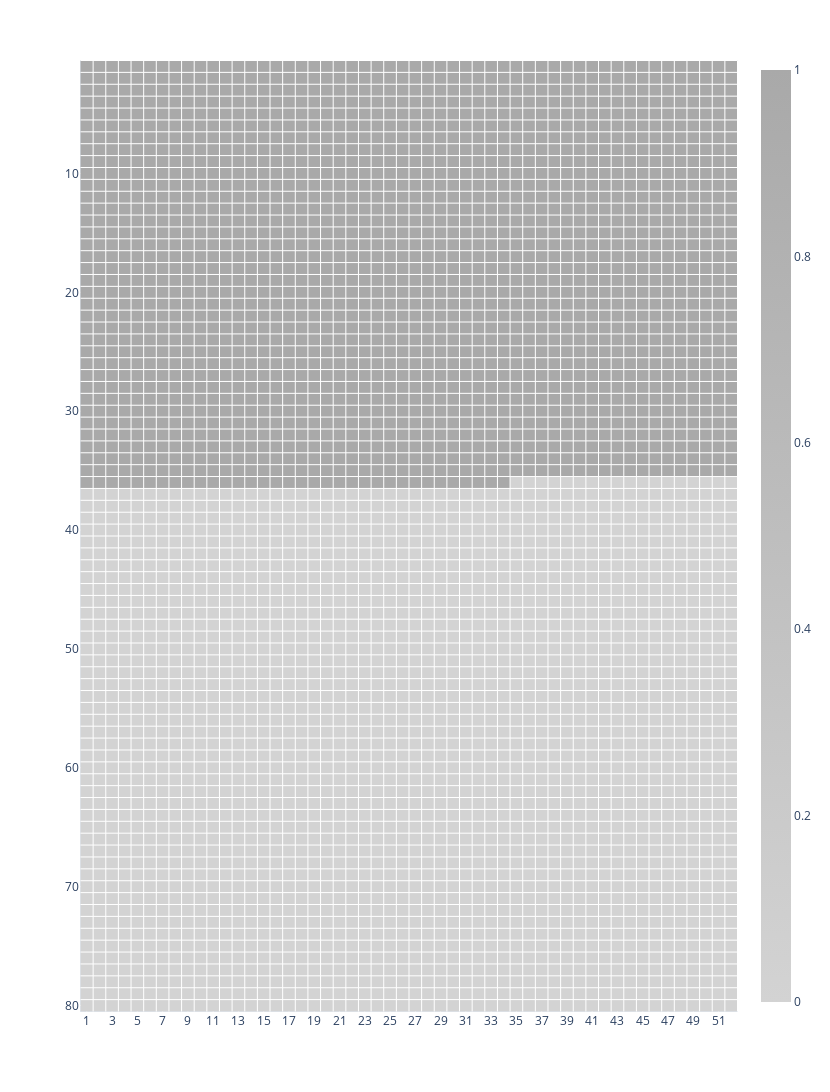

Write notebook code for a chart like this one.
### Markdown cell above
#### Test con Plotly

### Code cell
import plotly.express as px

cell_size = 15
row_title_width = 50
width = cell_size*len(df_cal.columns) + row_title_width
height = cell_size*len(df_cal.index)

fig = px.imshow(df_cal, width=width, height=height, color_continuous_scale=['lightgrey', 'darkgrey'])

for i in range(len(df_cal.columns)):
    fig.add_shape(type="line", x0=0.5 + i, y0=0.5, x1=0.5 + i, y1=len(df_cal.index) + 0.5, line=dict(color="white", width=1))

for i in range(len(df_cal.index)):
    fig.add_shape(type="line", x0=-0.5, y0=0.5 + i, x1=len(df_cal.columns) - 0.5, y1=0.5 + i, line=dict(color="white", width=1))


fig.show()

### Figure 1 — Plotly figure (JSON) as saved in the notebook; plotly's stock layout.template omitted (floating-point values rounded to 4 significant figures; data arrays with more than 128 entries replaced by an {"elided": "..."} marker saying what was removed)
{"data": [{"coloraxis": "coloraxis", "hovertemplate": "x: %{x}<br>y: %{y}<br>color: %{z}<extra></extra>", "name": "0", "type": "heatmap", "x": ["1", "2", "3", "4", "5", "6", "7", "8", "9", "10", "11", "12", "13", "14", "15", "16", "17", "18", "19", "20", "21", "22", "23", "24", "25", "26", "27", "28", "29", "30", "31", "32", "33", "34", "35", "36", "37", "38", "39", "40", "41", "42", "43", "44", "45", "46", "47", "48", "49", "50", "51", "52"], "xaxis": "x", "y": [1, 2, 3, 4, 5, 6, 7, 8, 9, 10, 11, 12, 13, 14, 15, 16, 17, 18, 19, 20, 21, 22, 23, 24, 25, 26, 27, 28, 29, 30, 31, 32, 33, 34, 35, 36, 37, 38, 39, 40, 41, 42, 43, 44, 45, 46, 47, 48, 49, 50, 51, 52, 53, 54, 55, 56, 57, 58, 59, 60, 61, 62, 63, 64, 65, 66, 67, 68, 69, 70, 71, 72, 73, 74, 75, 76, 77, 78, 79, 80], "yaxis": "y", "z": {"elided": "80x52 int values"}}], "layout": {"coloraxis": {"colorscale": [[0, "lightgrey"], [1, "darkgrey"]]}, "height": 1200, "margin": {"t": 60}, "shapes": [{"line": {"color": "white", "width": 1}, "type": "line", "x0": 0.5, "x1": 0.5, "y0": 0.5, "y1": 80.5}, {"line": {"color": "white", "width": 1}, "type": "line", "x0": 1.5, "x1": 1.5, "y0": 0.5, "y1": 80.5}, {"line": {"color": "white", "width": 1}, "type": "line", "x0": 2.5, "x1": 2.5, "y0": 0.5, "y1": 80.5}, {"line": {"color": "white", "width": 1}, "type": "line", "x0": 3.5, "x1": 3.5, "y0": 0.5, "y1": 80.5}, {"line": {"color": "white", "width": 1}, "type": "line", "x0": 4.5, "x1": 4.5, "y0": 0.5, "y1": 80.5}, {"line": {"color": "white", "width": 1}, "type": "line", "x0": 5.5, "x1": 5.5, "y0": 0.5, "y1": 80.5}, {"line": {"color": "white", "width": 1}, "type": "line", "x0": 6.5, "x1": 6.5, "y0": 0.5, "y1": 80.5}, {"line": {"color": "white", "width": 1}, "type": "line", "x0": 7.5, "x1": 7.5, "y0": 0.5, "y1": 80.5}, {"line": {"color": "white", "width": 1}, "type": "line", "x0": 8.5, "x1": 8.5, "y0": 0.5, "y1": 80.5}, {"line": {"color": "white", "width": 1}, "type": "line", "x0": 9.5, "x1": 9.5, "y0": 0.5, "y1": 80.5}, {"line": {"color": "white", "width": 1}, "type": "line", "x0": 10.5, "x1": 10.5, "y0": 0.5, "y1": 80.5}, {"line": {"color": "white", "width": 1}, "type": "line", "x0": 11.5, "x1": 11.5, "y0": 0.5, "y1": 80.5}, {"line": {"color": "white", "width": 1}, "type": "line", "x0": 12.5, "x1": 12.5, "y0": 0.5, "y1": 80.5}, {"line": {"color": "white", "width": 1}, "type": "line", "x0": 13.5, "x1": 13.5, "y0": 0.5, "y1": 80.5}, {"line": {"color": "white", "width": 1}, "type": "line", "x0": 14.5, "x1": 14.5, "y0": 0.5, "y1": 80.5}, {"line": {"color": "white", "width": 1}, "type": "line", "x0": 15.5, "x1": 15.5, "y0": 0.5, "y1": 80.5}, {"line": {"color": "white", "width": 1}, "type": "line", "x0": 16.5, "x1": 16.5, "y0": 0.5, "y1": 80.5}, {"line": {"color": "white", "width": 1}, "type": "line", "x0": 17.5, "x1": 17.5, "y0": 0.5, "y1": 80.5}, {"line": {"color": "white", "width": 1}, "type": "line", "x0": 18.5, "x1": 18.5, "y0": 0.5, "y1": 80.5}, {"line": {"color": "white", "width": 1}, "type": "line", "x0": 19.5, "x1": 19.5, "y0": 0.5, "y1": 80.5}, {"line": {"color": "white", "width": 1}, "type": "line", "x0": 20.5, "x1": 20.5, "y0": 0.5, "y1": 80.5}, {"line": {"color": "white", "width": 1}, "type": "line", "x0": 21.5, "x1": 21.5, "y0": 0.5, "y1": 80.5}, {"line": {"color": "white", "width": 1}, "type": "line", "x0": 22.5, "x1": 22.5, "y0": 0.5, "y1": 80.5}, {"line": {"color": "white", "width": 1}, "type": "line", "x0": 23.5, "x1": 23.5, "y0": 0.5, "y1": 80.5}, {"line": {"color": "white", "width": 1}, "type": "line", "x0": 24.5, "x1": 24.5, "y0": 0.5, "y1": 80.5}, {"line": {"color": "white", "width": 1}, "type": "line", "x0": 25.5, "x1": 25.5, "y0": 0.5, "y1": 80.5}, {"line": {"color": "white", "width": 1}, "type": "line", "x0": 26.5, "x1": 26.5, "y0": 0.5, "y1": 80.5}, {"line": {"color": "white", "width": 1}, "type": "line", "x0": 27.5, "x1": 27.5, "y0": 0.5, "y1": 80.5}, {"line": {"color": "white", "width": 1}, "type": "line", "x0": 28.5, "x1": 28.5, "y0": 0.5, "y1": 80.5}, {"line": {"color": "white", "width": 1}, "type": "line", "x0": 29.5, "x1": 29.5, "y0": 0.5, "y1": 80.5}, {"line": {"color": "white", "width": 1}, "type": "line", "x0": 30.5, "x1": 30.5, "y0": 0.5, "y1": 80.5}, {"line": {"color": "white", "width": 1}, "type": "line", "x0": 31.5, "x1": 31.5, "y0": 0.5, "y1": 80.5}, {"line": {"color": "white", "width": 1}, "type": "line", "x0": 32.5, "x1": 32.5, "y0": 0.5, "y1": 80.5}, {"line": {"color": "white", "width": 1}, "type": "line", "x0": 33.5, "x1": 33.5, "y0": 0.5, "y1": 80.5}, {"line": {"color": "white", "width": 1}, "type": "line", "x0": 34.5, "x1": 34.5, "y0": 0.5, "y1": 80.5}, {"line": {"color": "white", "width": 1}, "type": "line", "x0": 35.5, "x1": 35.5, "y0": 0.5, "y1": 80.5}, {"line": {"color": "white", "width": 1}, "type": "line", "x0": 36.5, "x1": 36.5, "y0": 0.5, "y1": 80.5}, {"line": {"color": "white", "width": 1}, "type": "line", "x0": 37.5, "x1": 37.5, "y0": 0.5, "y1": 80.5}, {"line": {"color": "white", "width": 1}, "type": "line", "x0": 38.5, "x1": 38.5, "y0": 0.5, "y1": 80.5}, {"line": {"color": "white", "width": 1}, "type": "line", "x0": 39.5, "x1": 39.5, "y0": 0.5, "y1": 80.5}, {"line": {"color": "white", "width": 1}, "type": "line", "x0": 40.5, "x1": 40.5, "y0": 0.5, "y1": 80.5}, {"line": {"color": "white", "width": 1}, "type": "line", "x0": 41.5, "x1": 41.5, "y0": 0.5, "y1": 80.5}, {"line": {"color": "white", "width": 1}, "type": "line", "x0": 42.5, "x1": 42.5, "y0": 0.5, "y1": 80.5}, {"line": {"color": "white", "width": 1}, "type": "line", "x0": 43.5, "x1": 43.5, "y0": 0.5, "y1": 80.5}, {"line": {"color": "white", "width": 1}, "type": "line", "x0": 44.5, "x1": 44.5, "y0": 0.5, "y1": 80.5}, {"line": {"color": "white", "width": 1}, "type": "line", "x0": 45.5, "x1": 45.5, "y0": 0.5, "y1": 80.5}, {"line": {"color": "white", "width": 1}, "type": "line", "x0": 46.5, "x1": 46.5, "y0": 0.5, "y1": 80.5}, {"line": {"color": "white", "width": 1}, "type": "line", "x0": 47.5, "x1": 47.5, "y0": 0.5, "y1": 80.5}, {"line": {"color": "white", "width": 1}, "type": "line", "x0": 48.5, "x1": 48.5, "y0": 0.5, "y1": 80.5}, {"line": {"color": "white", "width": 1}, "type": "line", "x0": 49.5, "x1": 49.5, "y0": 0.5, "y1": 80.5}, {"line": {"color": "white", "width": 1}, "type": "line", "x0": 50.5, "x1": 50.5, "y0": 0.5, "y1": 80.5}, {"line": {"color": "white", "width": 1}, "type": "line", "x0": 51.5, "x1": 51.5, "y0": 0.5, "y1": 80.5}, {"line": {"color": "white", "width": 1}, "type": "line", "x0": -0.5, "x1": 51.5, "y0": 0.5, "y1": 0.5}, {"line": {"color": "white", "width": 1}, "type": "line", "x0": -0.5, "x1": 51.5, "y0": 1.5, "y1": 1.5}, {"line": {"color": "white", "width": 1}, "type": "line", "x0": -0.5, "x1": 51.5, "y0": 2.5, "y1": 2.5}, {"line": {"color": "white", "width": 1}, "type": "line", "x0": -0.5, "x1": 51.5, "y0": 3.5, "y1": 3.5}, {"line": {"color": "white", "width": 1}, "type": "line", "x0": -0.5, "x1": 51.5, "y0": 4.5, "y1": 4.5}, {"line": {"color": "white", "width": 1}, "type": "line", "x0": -0.5, "x1": 51.5, "y0": 5.5, "y1": 5.5}, {"line": {"color": "white", "width": 1}, "type": "line", "x0": -0.5, "x1": 51.5, "y0": 6.5, "y1": 6.5}, {"line": {"color": "white", "width": 1}, "type": "line", "x0": -0.5, "x1": 51.5, "y0": 7.5, "y1": 7.5}, {"line": {"color": "white", "width": 1}, "type": "line", "x0": -0.5, "x1": 51.5, "y0": 8.5, "y1": 8.5}, {"line": {"color": "white", "width": 1}, "type": "line", "x0": -0.5, "x1": 51.5, "y0": 9.5, "y1": 9.5}, {"line": {"color": "white", "width": 1}, "type": "line", "x0": -0.5, "x1": 51.5, "y0": 10.5, "y1": 10.5}, {"line": {"color": "white", "width": 1}, "type": "line", "x0": -0.5, "x1": 51.5, "y0": 11.5, "y1": 11.5}, {"line": {"color": "white", "width": 1}, "type": "line", "x0": -0.5, "x1": 51.5, "y0": 12.5, "y1": 12.5}, {"line": {"color": "white", "width": 1}, "type": "line", "x0": -0.5, "x1": 51.5, "y0": 13.5, "y1": 13.5}, {"line": {"color": "white", "width": 1}, "type": "line", "x0": -0.5, "x1": 51.5, "y0": 14.5, "y1": 14.5}, {"line": {"color": "white", "width": 1}, "type": "line", "x0": -0.5, "x1": 51.5, "y0": 15.5, "y1": 15.5}, {"line": {"color": "white", "width": 1}, "type": "line", "x0": -0.5, "x1": 51.5, "y0": 16.5, "y1": 16.5}, {"line": {"color": "white", "width": 1}, "type": "line", "x0": -0.5, "x1": 51.5, "y0": 17.5, "y1": 17.5}, {"line": {"color": "white", "width": 1}, "type": "line", "x0": -0.5, "x1": 51.5, "y0": 18.5, "y1": 18.5}, {"line": {"color": "white", "width": 1}, "type": "line", "x0": -0.5, "x1": 51.5, "y0": 19.5, "y1": 19.5}, {"line": {"color": "white", "width": 1}, "type": "line", "x0": -0.5, "x1": 51.5, "y0": 20.5, "y1": 20.5}, {"line": {"color": "white", "width": 1}, "type": "line", "x0": -0.5, "x1": 51.5, "y0": 21.5, "y1": 21.5}, {"line": {"color": "white", "width": 1}, "type": "line", "x0": -0.5, "x1": 51.5, "y0": 22.5, "y1": 22.5}, {"line": {"color": "white", "width": 1}, "type": "line", "x0": -0.5, "x1": 51.5, "y0": 23.5, "y1": 23.5}, {"line": {"color": "white", "width": 1}, "type": "line", "x0": -0.5, "x1": 51.5, "y0": 24.5, "y1": 24.5}, {"line": {"color": "white", "width": 1}, "type": "line", "x0": -0.5, "x1": 51.5, "y0": 25.5, "y1": 25.5}, {"line": {"color": "white", "width": 1}, "type": "line", "x0": -0.5, "x1": 51.5, "y0": 26.5, "y1": 26.5}, {"line": {"color": "white", "width": 1}, "type": "line", "x0": -0.5, "x1": 51.5, "y0": 27.5, "y1": 27.5}, {"line": {"color": "white", "width": 1}, "type": "line", "x0": -0.5, "x1": 51.5, "y0": 28.5, "y1": 28.5}, {"line": {"color": "white", "width": 1}, "type": "line", "x0": -0.5, "x1": 51.5, "y0": 29.5, "y1": 29.5}, {"line": {"color": "white", "width": 1}, "type": "line", "x0": -0.5, "x1": 51.5, "y0": 30.5, "y1": 30.5}, {"line": {"color": "white", "width": 1}, "type": "line", "x0": -0.5, "x1": 51.5, "y0": 31.5, "y1": 31.5}, {"line": {"color": "white", "width": 1}, "type": "line", "x0": -0.5, "x1": 51.5, "y0": 32.5, "y1": 32.5}, {"line": {"color": "white", "width": 1}, "type": "line", "x0": -0.5, "x1": 51.5, "y0": 33.5, "y1": 33.5}, {"line": {"color": "white", "width": 1}, "type": "line", "x0": -0.5, "x1": 51.5, "y0": 34.5, "y1": 34.5}, {"line": {"color": "white", "width": 1}, "type": "line", "x0": -0.5, "x1": 51.5, "y0": 35.5, "y1": 35.5}, {"line": {"color": "white", "width": 1}, "type": "line", "x0": -0.5, "x1": 51.5, "y0": 36.5, "y1": 36.5}, {"line": {"color": "white", "width": 1}, "type": "line", "x0": -0.5, "x1": 51.5, "y0": 37.5, "y1": 37.5}, {"line": {"color": "white", "width": 1}, "type": "line", "x0": -0.5, "x1": 51.5, "y0": 38.5, "y1": 38.5}, {"line": {"color": "white", "width": 1}, "type": "line", "x0": -0.5, "x1": 51.5, "y0": 39.5, "y1": 39.5}, {"line": {"color": "white", "width": 1}, "type": "line", "x0": -0.5, "x1": 51.5, "y0": 40.5, "y1": 40.5}, {"line": {"color": "white", "width": 1}, "type": "line", "x0": -0.5, "x1": 51.5, "y0": 41.5, "y1": 41.5}, {"line": {"color": "white", "width": 1}, "type": "line", "x0": -0.5, "x1": 51.5, "y0": 42.5, "y1": 42.5}, {"line": {"color": "white", "width": 1}, "type": "line", "x0": -0.5, "x1": 51.5, "y0": 43.5, "y1": 43.5}, {"line": {"color": "white", "width": 1}, "type": "line", "x0": -0.5, "x1": 51.5, "y0": 44.5, "y1": 44.5}, {"line": {"color": "white", "width": 1}, "type": "line", "x0": -0.5, "x1": 51.5, "y0": 45.5, "y1": 45.5}, {"line": {"color": "white", "width": 1}, "type": "line", "x0": -0.5, "x1": 51.5, "y0": 46.5, "y1": 46.5}, {"line": {"color": "white", "width": 1}, "type": "line", "x0": -0.5, "x1": 51.5, "y0": 47.5, "y1": 47.5}, {"line": {"color": "white", "width": 1}, "type": "line", "x0": -0.5, "x1": 51.5, "y0": 48.5, "y1": 48.5}, {"line": {"color": "white", "width": 1}, "type": "line", "x0": -0.5, "x1": 51.5, "y0": 49.5, "y1": 49.5}, {"line": {"color": "white", "width": 1}, "type": "line", "x0": -0.5, "x1": 51.5, "y0": 50.5, "y1": 50.5}, {"line": {"color": "white", "width": 1}, "type": "line", "x0": -0.5, "x1": 51.5, "y0": 51.5, "y1": 51.5}, {"line": {"color": "white", "width": 1}, "type": "line", "x0": -0.5, "x1": 51.5, "y0": 52.5, "y1": 52.5}, {"line": {"color": "white", "width": 1}, "type": "line", "x0": -0.5, "x1": 51.5, "y0": 53.5, "y1": 53.5}, {"line": {"color": "white", "width": 1}, "type": "line", "x0": -0.5, "x1": 51.5, "y0": 54.5, "y1": 54.5}, {"line": {"color": "white", "width": 1}, "type": "line", "x0": -0.5, "x1": 51.5, "y0": 55.5, "y1": 55.5}, {"line": {"color": "white", "width": 1}, "type": "line", "x0": -0.5, "x1": 51.5, "y0": 56.5, "y1": 56.5}, {"line": {"color": "white", "width": 1}, "type": "line", "x0": -0.5, "x1": 51.5, "y0": 57.5, "y1": 57.5}, {"line": {"color": "white", "width": 1}, "type": "line", "x0": -0.5, "x1": 51.5, "y0": 58.5, "y1": 58.5}, {"line": {"color": "white", "width": 1}, "type": "line", "x0": -0.5, "x1": 51.5, "y0": 59.5, "y1": 59.5}, {"line": {"color": "white", "width": 1}, "type": "line", "x0": -0.5, "x1": 51.5, "y0": 60.5, "y1": 60.5}, {"line": {"color": "white", "width": 1}, "type": "line", "x0": -0.5, "x1": 51.5, "y0": 61.5, "y1": 61.5}, {"line": {"color": "white", "width": 1}, "type": "line", "x0": -0.5, "x1": 51.5, "y0": 62.5, "y1": 62.5}, {"line": {"color": "white", "width": 1}, "type": "line", "x0": -0.5, "x1": 51.5, "y0": 63.5, "y1": 63.5}, {"line": {"color": "white", "width": 1}, "type": "line", "x0": -0.5, "x1": 51.5, "y0": 64.5, "y1": 64.5}, {"line": {"color": "white", "width": 1}, "type": "line", "x0": -0.5, "x1": 51.5, "y0": 65.5, "y1": 65.5}, {"line": {"color": "white", "width": 1}, "type": "line", "x0": -0.5, "x1": 51.5, "y0": 66.5, "y1": 66.5}, {"line": {"color": "white", "width": 1}, "type": "line", "x0": -0.5, "x1": 51.5, "y0": 67.5, "y1": 67.5}, {"line": {"color": "white", "width": 1}, "type": "line", "x0": -0.5, "x1": 51.5, "y0": 68.5, "y1": 68.5}, {"line": {"color": "white", "width": 1}, "type": "line", "x0": -0.5, "x1": 51.5, "y0": 69.5, "y1": 69.5}, {"line": {"color": "white", "width": 1}, "type": "line", "x0": -0.5, "x1": 51.5, "y0": 70.5, "y1": 70.5}, {"line": {"color": "white", "width": 1}, "type": "line", "x0": -0.5, "x1": 51.5, "y0": 71.5, "y1": 71.5}, {"line": {"color": "white", "width": 1}, "type": "line", "x0": -0.5, "x1": 51.5, "y0": 72.5, "y1": 72.5}, {"line": {"color": "white", "width": 1}, "type": "line", "x0": -0.5, "x1": 51.5, "y0": 73.5, "y1": 73.5}, {"line": {"color": "white", "width": 1}, "type": "line", "x0": -0.5, "x1": 51.5, "y0": 74.5, "y1": 74.5}, {"line": {"color": "white", "width": 1}, "type": "line", "x0": -0.5, "x1": 51.5, "y0": 75.5, "y1": 75.5}, {"line": {"color": "white", "width": 1}, "type": "line", "x0": -0.5, "x1": 51.5, "y0": 76.5, "y1": 76.5}, {"line": {"color": "white", "width": 1}, "type": "line", "x0": -0.5, "x1": 51.5, "y0": 77.5, "y1": 77.5}, {"line": {"color": "white", "width": 1}, "type": "line", "x0": -0.5, "x1": 51.5, "y0": 78.5, "y1": 78.5}, {"line": {"color": "white", "width": 1}, "type": "line", "x0": -0.5, "x1": 51.5, "y0": 79.5, "y1": 79.5}], "width": 830, "xaxis": {"anchor": "y", "constrain": "domain", "domain": [0, 1], "scaleanchor": "y"}, "yaxis": {"anchor": "x", "autorange": "reversed", "constrain": "domain", "domain": [0, 1]}}}
